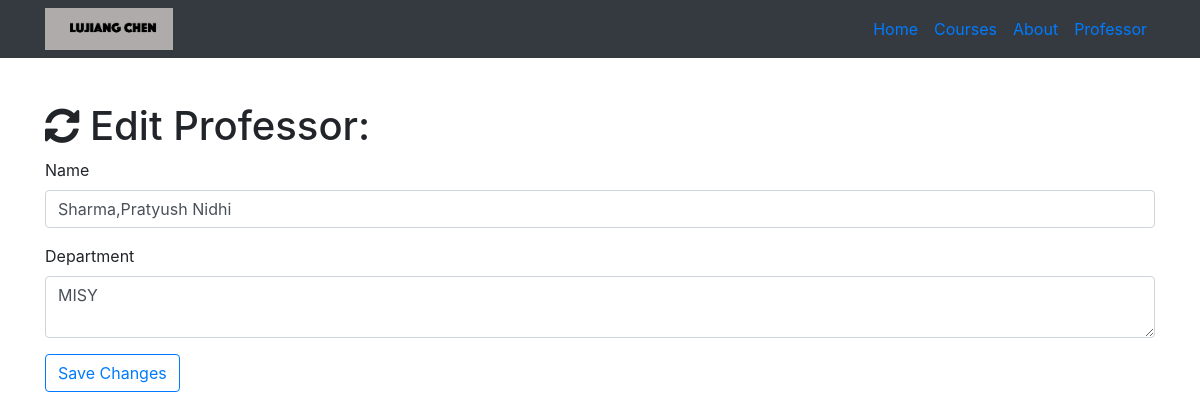
/professor/edit/1, run on an earlier commit of the app's database.
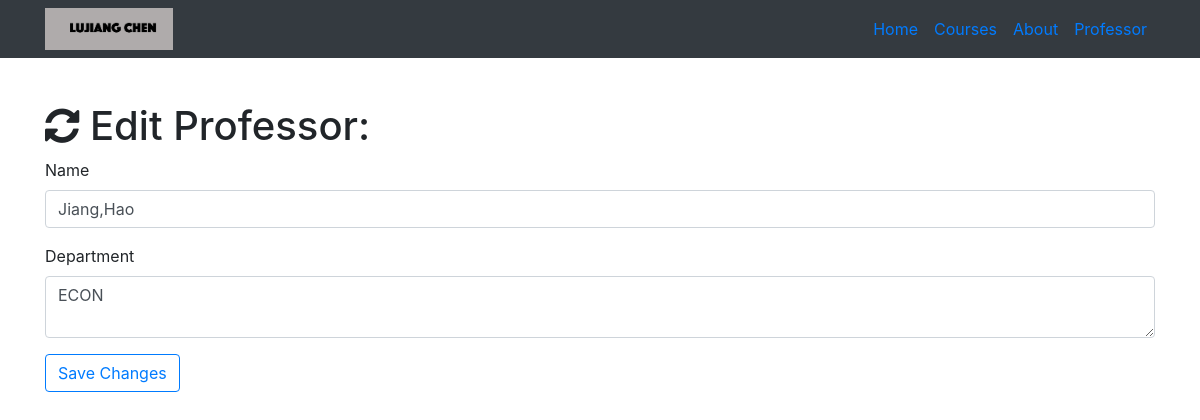
And on a later commit of the database.
### resume.py (models this page shows)
class Professor(db.Model):
    __tablename__ = 'professors'
    id = db.Column(db.Integer, primary_key=True)
    name = db.Column(db.String(64))
    department = db.Column(db.String(64))
    courses = db.relationship('Course', backref='professor')

### resume.py (the view)
@app.route('/professor/edit/<int:id>', methods=['GET', 'POST'])
def edit_professor(id):
    professor = Professor.query.filter_by(id=id).first()
    if request.method == 'GET':
        return render_template('professor-edit.html', professor=professor)
    if request.method == 'POST':
        professor.name = request.form['name']
        professor.department = request.form['department']
        db.session.commit()
        return redirect(url_for('professors'))

### templates/professor-edit.html (shortened to what this page needs)
{% extends "home-base.html"%}
{% block page_content%}
  <div class="container">
    <h1 class="mt-5"><i class="fa fa-refresh" aria-hidden="true"></i> Edit Professor:</h1>
    <form action="/professor/edit/{{professor.id}}" method="post">
      <div class="form-group">
        <label>Name</label>
        <input class="form-control" type="text" name="name" value="{{professor.name}}" required="true">
      </div>
      <div class="form-group">
        <label>Department</label>
        <textarea class="form-control" name="department" required="true">{{professor.department}}</textarea>
      </div>
      <button type="submit" class="btn btn-outline-primary">Save Changes</button>
    </form>
  </div>
{% endblock%}

What changed in the data, as far as the page shows it:
changed Professor: name "Sharma,Pratyush Nidhi" → "Jiang,Hao"; department "MISY" → "ECON"
